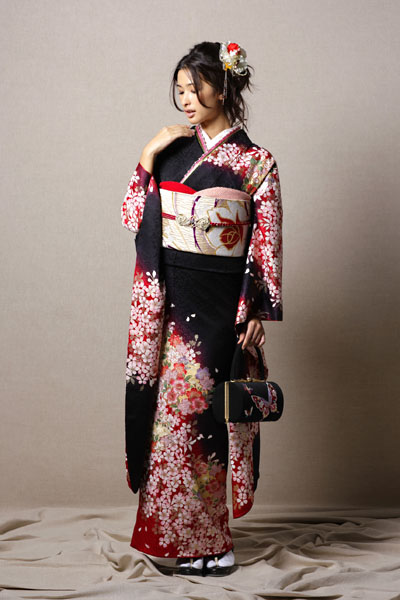
%> input picture gimono.jpeg, 400 x 600 px
$ octave practice1.m   (GNU Octave 9; MATLAB toolbox functions it lacks are replaced by stand-ins)
%> lines starting %> are read from the running program, lines starting %| are printed output that depends on the picture
clear;
A=imread('gimono.jpeg');
%> A is the input picture: size 600x400x3 uint8; mean R, G, B 146.1, 128.5, 121.1
X=double(rgb2gray(A)); % Convert RBG->gray, 256 bit->double.
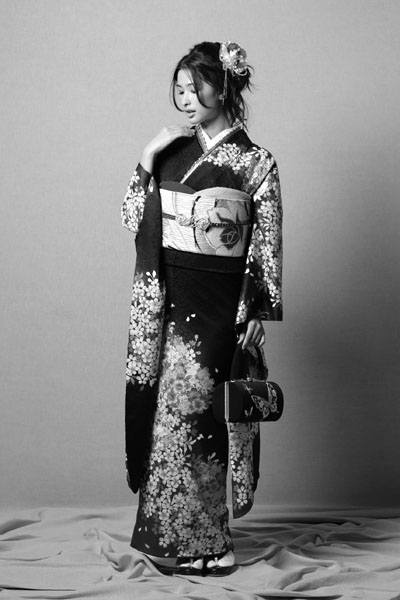
%> X: size 600x400 double; min 0, max 255, mean 133
nx = size(X,1); ny = size(X,2);
%> after `nx = size(X,1)`: nx = 600
%> after `ny = size(X,2)`: ny = 400

[U,S,V] = svd(X);
for r=[5 20 50 80 100 400]; % Truncation value
Xapprox = U(:,1:r)*S(1:r,1:r)*V(:,1:r)'; % Approx. image
figure, imagesc(Xapprox), axis on % axis off
title(['r=',num2str(r,'%d')]);
end
%> this loop made 6 passes
%> pass 1, `title(['r=',num2str(r,'%d')]);`:
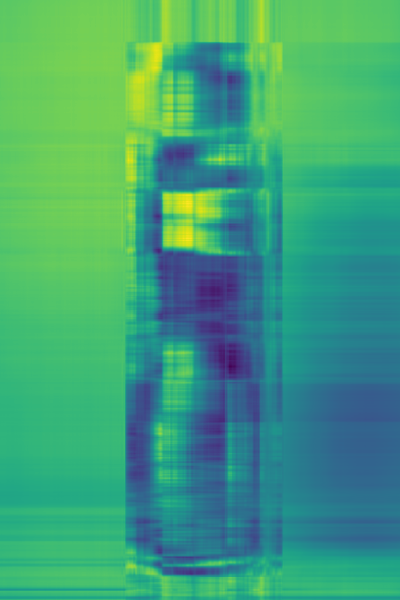
%> displayed picture: size 600x400x3, on the screen's scale of 0 to 255; mean R, G, B 64.2, 162.2, 120
%> pass 2, `title(['r=',num2str(r,'%d')]);`:
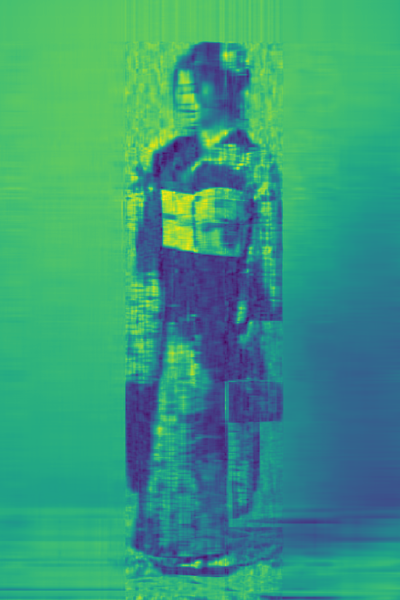
%> displayed picture: size 600x400x3, on the screen's scale of 0 to 255; mean R, G, B 57.5, 154.6, 124.6

subplot(1,2,1), semilogy(diag(S), 'k')
subplot(1,2,2), plot(cumsum(diag(S))/sum(diag(S)),'k')
%> after `plot(cumsum(diag(S))/sum(diag(S)),'k')`:
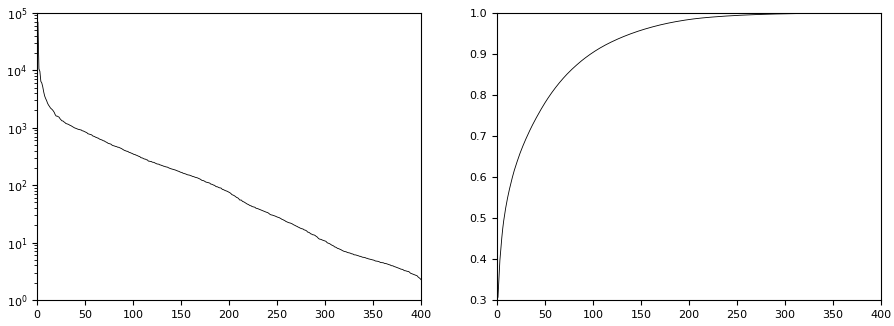
%> figure redrawn from the program's plot data, 2 panels; panel 1: curve peaks at x = 1, y = 68586.2; panel 2: curve peaks at x = 400, y = 1
